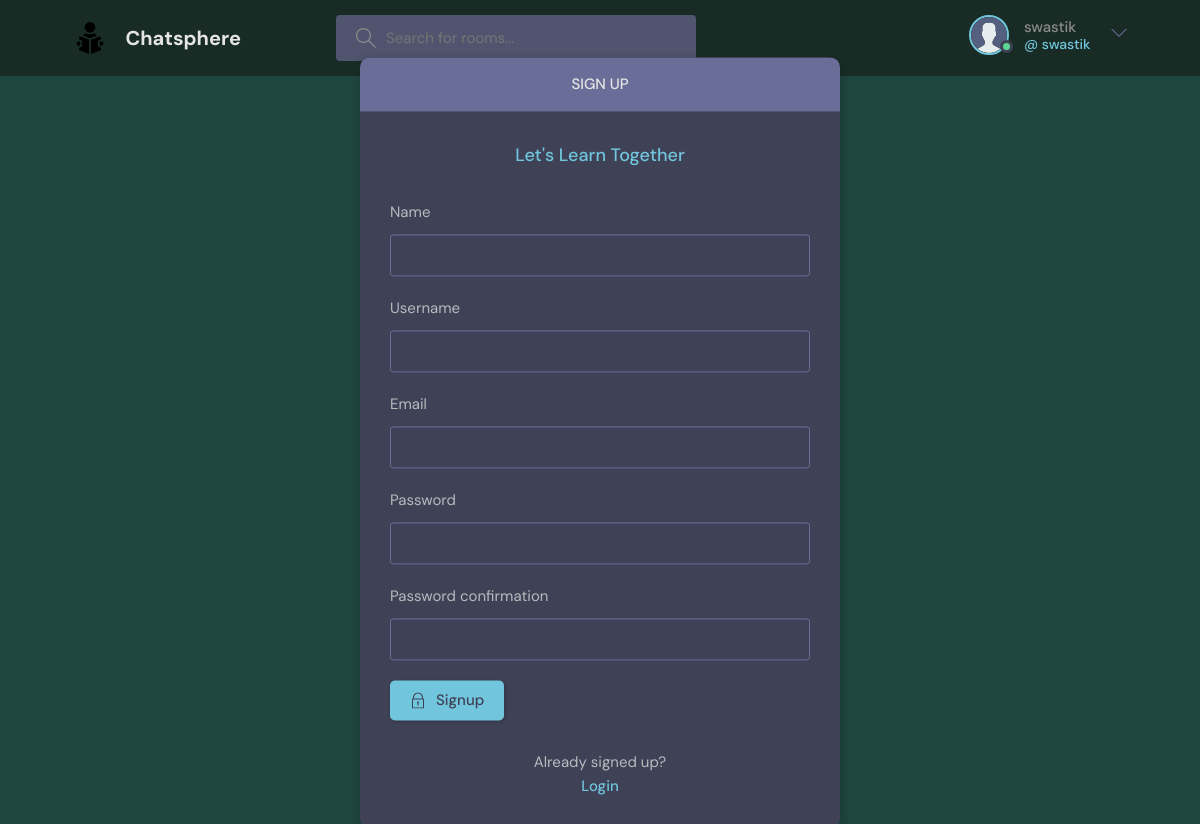
/register/ (signed in), run on the app's committed database.
### mainApp/models.py (models this page shows)
class User(AbstractUser):
    name = models.CharField(max_length=200, null = True)
    email = models.EmailField(unique = True, null = True)
    bio = models.TextField(null=True)
    avatar = models.ImageField(null = True, default = "avatar1.svg")
    USERNAME_FIELD = 'email'
    REQUIRED_FIELDS = []

### mainApp/views.py (the view, shortened to what this page needs)
# urls.py: path('register/', views.registerPage, name = "register"),
def registerPage(request):
    form = MyUserCreationForm()
    context = {'form' : form}
    return render(request,'mainApp/login_register.html',context)

### mainApp/forms.py
class MyUserCreationForm(UserCreationForm):
    class Meta:
        model = User
        fields = ['name', 'username' ,'email', 'password1', 'password2']

### mainApp/templates/mainApp/login_register.html (shortened to what this page needs)
{% extends 'main.html' %} {% block content %}
<main class="auth layout">
  {% if page == 'login' %}
  <div class="container">
    <div class="layout__box">
      <div class="layout__boxHeader">
        <div class="layout__boxTitle">
          <h3>Login</h3>
        </div>
      </div>
      <div class="layout__body">
        <h2 class="auth__tagline">Let's Learn Together</h2>
        <form class="form" action="" method="POST">
          {% csrf_token %}
          <div class="form__group form__group">
            <label for="room_name">Email</label>
            <input
              id="username"
              name="email"
              type="text"
              placeholder="e.g. aayush@gmail.com"
            />
          </div>
          <div class="form__group">
            <label for="password">Password</label>
            <input
              id="password"
              name="password"
              type="password"
              placeholder="&bull;&bull;&bull;&bull;&bull;&bull;&bull;&bull;"
            />
          </div>
          <button class="btn btn--main" type="submit">
            <svg
              version="1.1"
              xmlns="http://www.w3.org/2000/svg"
              width="32"
              height="32"
              viewBox="0 0 32 32"
            >
              <title>lock</title>
              <path
                d="M27 12h-1v-2c0-5.514-4.486-10-10-10s-10 4.486-10 10v2h-1c-0.553 0-1 0.447-1 1v18c0 0.553 0.447 1 1 1h22c0.553 0 1-0.447 1-1v-18c0-0.553-0.447-1-1-1zM8 10c0-4.411 3.589-8 8-8s8 3.589 8 8v2h-16v-2zM26 30h-20v-16h20v16z"
              ></path>
              <path
                d="M15 21.694v4.306h2v-4.306c0.587-0.348 1-0.961 1-1.694 0-1.105-0.895-2-2-2s-2 0.895-2 2c0 0.732 0.413 1.345 1 1.694z"
              ></path>
            </svg>
            Login
          </button>
        </form>
        <div class="auth__action">
          <p>Haven't signed up yet?</p>
          <a href="{% url 'register' %}" class="btn btn--link">Sign Up</a>
        </div>
      </div>
    </div>
  </div>
  {% else %}
  <div class="container">
    <div class="layout__box">
      <div class="layout__boxHeader">
        <div class="layout__boxTitle">
          <h3>Sign up</h3>
        </div>
      </div>
      <div class="layout__body">
        <h2 class="auth__tagline">Let's Learn Together</h2>
        <form class="form" action="" method="POST">
          {% csrf_token %} {% for field in form %}
          <div class="form__group form__group">
            <label for="room_name">{{field.label}}</label>
            {{field}}
          </div>
          {% endfor %}
          <button class="btn btn--main" type="submit">
            Signup
          </button>
        </form>
        <div class="auth__action">
          <p>Already signed up?</p>
          <a href="{% url 'login' %}" class="btn btn--link">Login</a>
        </div>
      </div>
    </div>
  </div>
  {% endif %}
</main>
{% endblock content%}

### templates/navbar.html (shortened to what this page needs)
{% load static %}
<header class="header header--loggedIn">
  <div class="container">
    <a href="{% url 'home' %}" class="header__logo">
      <img src="{% static 'images/readingBook.svg' %}" />
      <h1><b>Chatsphere</b></h1>
    </a>
    <form class="header__search" method="GET" action="{% url 'home' %}">
      <label>
        <input type="text" name="q" placeholder="Search for rooms..." />
      </label>
    </form>
    <nav class="header__menu">
      {% if request.user.is_authenticated %}
      <div class="header__user">
        <a href="{% url 'user-profile' user.id %}">
          <div class="avatar avatar--medium active">
            <img src="{{request.user.avatar.url}}" />
          </div>
          <p>
            {{request.user.username}} <span>@ {{request.user.username}}</span>
          </p>
        </a>
        <button class="dropdown-button">
          <svg
            version="1.1"
            xmlns="http://www.w3.org/2000/svg"
            width="32"
            height="32"
            viewBox="0 0 32 32"
          >
            <title>chevron-down</title>
            <path d="M16 21l-13-13h-3l16 16 16-16h-3l-13 13z"></path>
          </svg>
        </button>
      </div>
      {% else %}
      <a href="{% url 'login' %}">
        <img src="{% static 'images/avatar1.svg' %}" />
        <p>Login</p>
      </a>
      {% endif %}
    </nav>
  </div>
</header>

### data on the page
User: user.avatar (picture), user.username "swastik"

### other printed values
{{ field.label }} "Name" "Username" "Email" "Password" "Password confirmation"
